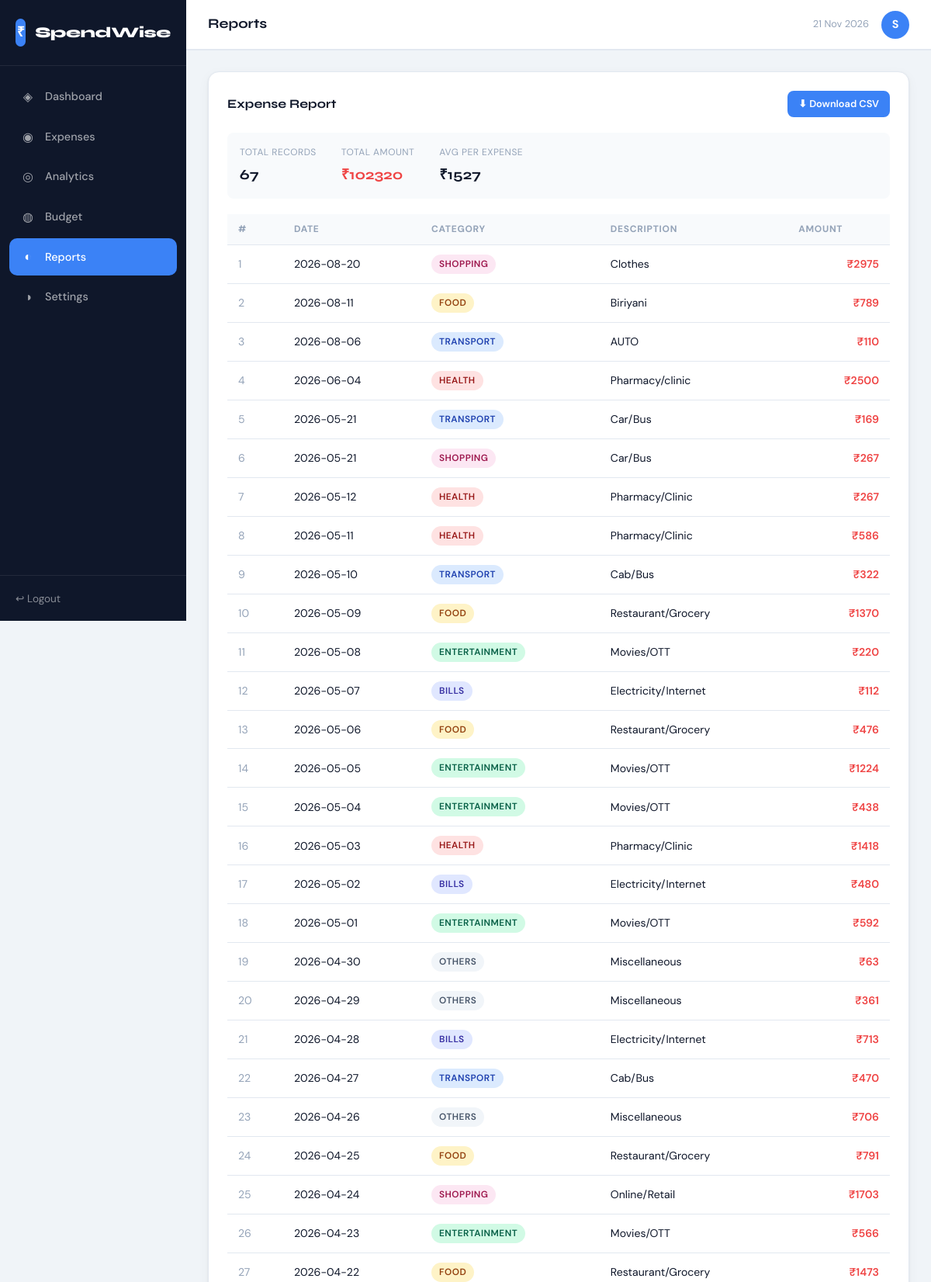
The page /reports (signed in, upper part) on the database its author committed.
### tables this page shows
CREATE TABLE expenses (
            id INTEGER PRIMARY KEY AUTOINCREMENT,
            user_id INTEGER NOT NULL,
            amount REAL NOT NULL,
            category TEXT NOT NULL,
            date TEXT NOT NULL,
            description TEXT,
            is_recurring INTEGER DEFAULT 0,
            FOREIGN KEY(user_id) REFERENCES users(id)
        );

### app.py (the view)
@app.route('/reports')
@login_required
def reports():
    uid = session['user_id']
    conn = get_db()
    rows = conn.execute('SELECT * FROM expenses WHERE user_id=? ORDER BY date DESC', (uid,)).fetchall()
    conn.close()
    return render_template('reports.html', expenses=rows)

### app.py (called while the page is built)
def get_db():
    conn = sqlite3.connect(DB_PATH)
    conn.row_factory = sqlite3.Row
    return conn

def login_required(f):
    @wraps(f)
    def decorated(*args, **kwargs):
        if 'user_id' not in session:
            return redirect(url_for('login'))
        return f(*args, **kwargs)
    return decorated

@app.context_processor
def inject_now():
    return {'now': datetime.now()}

### templates/reports.html (shortened to what this page needs)
{% extends 'layout.html' %}
{% block page_title %}Reports{% endblock %}
{% block content %}
<div class="reports-page">
  <div class="panel">
    <div class="panel-header">
      <span>Expense Report</span>
      <div class="panel-actions">
        <a href="{{ url_for('export_csv') }}" class="btn btn-sm btn-primary">⬇ Download CSV</a>
      </div>
    </div>
    <div class="report-summary">
      <div class="rstat"><span>Total Records</span><strong>{{ expenses|length }}</strong></div>
      <div class="rstat"><span>Total Amount</span><strong class="text-danger">₹{{ "%.0f"|format(expenses|sum(attribute='amount')) }}</strong></div>
      <div class="rstat"><span>Avg per Expense</span>
        <strong>₹{{ "%.0f"|format(expenses|sum(attribute='amount') / expenses|length) if expenses else 0 }}</strong>
      </div>
    </div>
    <div class="table-wrap">
      <table class="data-table">
        <thead><tr><th>#</th><th>Date</th><th>Category</th><th>Description</th><th>Amount</th></tr></thead>
        <tbody>
          {% for e in expenses %}
          <tr>
            <td class="text-muted">{{ loop.index }}</td>
            <td>{{ e.date }}</td>
            <td><span class="cat-badge cat-{{ e.category|lower }}">{{ e.category }}</span></td>
            <td>{{ e.description or '—' }}</td>
            <td class="text-right text-danger fw-600">₹{{ "%.0f"|format(e.amount) }}</td>
          </tr>
          {% else %}
          <tr><td colspan="5" class="empty-row">No data.</td></tr>
          {% endfor %}
        </tbody>
      </table>
    </div>
  </div>
</div>
{% endblock %}

### static/css/style.css (style rules this page uses)
:root { --bg: #f0f4f8; --surface: #ffffff; --surface2: #f8fafc; --border: #e2e8f0; --primary: #3b82f6; --primary-dark: #2563eb; --primary-light: #eff6ff; --success: #22c55e; --success-light: #f0fdf4; --warning: #f59e0b; --warning-light: #fffbeb; --danger: #ef4444; --danger-light: #fef2f2; --purple: #8b5cf6; --purple-light: #f5f3ff; --text: #0f172a; --text-2: #475569; --text-3: #94a3b8; --sidebar-w: 240px; --topbar-h: 64px; --radius: 14px; --radius-sm: 8px; --shadow: 0 1px 3px rgba(0,0,0,.06), 0 4px 16px rgba(0,0,0,.04); --shadow-md: 0 4px 12px rgba(0,0,0,.08), 0 8px 32px rgba(0,0,0,.06); --font-display: 'Syne', sans-serif; --font-body: 'DM Sans', sans-serif; }
*, *::before, *::after { box-sizing: border-box; margin: 0; padding: 0; }
body { font-family: var(--font-body); background: var(--bg); color: var(--text); min-height: 100vh; line-height: 1.6; }
a { color: var(--primary); text-decoration: none; }
.panel { background: var(--surface); border-radius: var(--radius); box-shadow: var(--shadow); border: 1px solid var(--border); padding: 24px; animation: fadeUp .3s ease; }
.panel-header { display: flex; align-items: center; justify-content: space-between; margin-bottom: 20px; gap: 8px; }
.panel-header > span:first-child { font-family: var(--font-display); font-size: 1rem; font-weight: 700; }
.panel-actions { display: flex; gap: 8px; }
.table-wrap { overflow-x: auto; }
.data-table { width: 100%; border-collapse: collapse; font-size: .88rem; }
.data-table th { text-align: left; padding: 10px 14px; background: var(--surface2); border-bottom: 1px solid var(--border); font-size: .75rem; text-transform: uppercase; letter-spacing: .06em; color: var(--text-3); }
.data-table td { padding: 12px 14px; border-bottom: 1px solid var(--border); vertical-align: middle; }
.text-right { text-align: right; }
.text-danger { color: var(--danger); }
.text-muted { color: var(--text-3); }
.fw-600 { font-weight: 600; }
.cat-badge { display: inline-block; padding: 3px 10px; border-radius: 20px; font-size: .74rem; font-weight: 600; text-transform: uppercase; letter-spacing: .04em; }
.cat-food { background: #fef3c7; color: #92400e; }
.cat-transport { background: #dbeafe; color: #1e40af; }
.cat-shopping { background: #fce7f3; color: #9d174d; }
.cat-bills { background: #e0e7ff; color: #3730a3; }
.cat-entertainment { background: #d1fae5; color: #065f46; }
.cat-health { background: #fee2e2; color: #991b1b; }
.cat-others { background: #f1f5f9; color: #475569; }
.btn { display: inline-flex; align-items: center; justify-content: center; padding: 11px 22px; border-radius: var(--radius-sm); border: none; font-size: .88rem; font-weight: 600; cursor: pointer; transition: all .15s ease; text-decoration: none; }
.btn-primary { background: var(--primary); color: #fff; }
.btn-sm { padding: 7px 14px; font-size: .8rem; }
.report-summary { display: flex; gap: 32px; margin-bottom: 20px; padding: 16px; background: var(--surface2); border-radius: var(--radius-sm); }
.rstat { display: flex; flex-direction: column; gap: 4px; }
.rstat span { font-size: .75rem; color: var(--text-3); text-transform: uppercase; letter-spacing: .04em; }
.rstat strong { font-family: var(--font-display); font-size: 1.15rem; font-weight: 700; }

### rows shown on the page
expenses: date "2026-08-20", category "SHOPPING", description "Clothes", amount "2975"
expenses: date "2026-08-11", category "FOOD", description "Biriyani", amount "789"
expenses: date "2026-08-06", category "TRANSPORT", description "AUTO", amount "110"
expenses: date "2026-06-04", category "HEALTH", description "Pharmacy/clinic", amount "2500"
expenses: date "2026-05-21", category "TRANSPORT", description "Car/Bus", amount "169"
expenses: date "2026-05-21", category "SHOPPING", description "Car/Bus", amount "267"
expenses: date "2026-05-12", category "HEALTH", description "Pharmacy/Clinic", amount "267"
expenses: date "2026-05-11", category "HEALTH", description "Pharmacy/Clinic", amount "586"
expenses: date "2026-05-10", category "TRANSPORT", description "Cab/Bus", amount "322"
expenses: date "2026-05-09", category "FOOD", description "Restaurant/Grocery", amount "1370"
expenses: date "2026-05-08", category "ENTERTAINMENT", description "Movies/OTT", amount "220"
expenses: date "2026-05-07", category "BILLS", description "Electricity/Internet", amount "112"
expenses: date "2026-05-06", category "FOOD", description "Restaurant/Grocery", amount "476"
expenses: date "2026-05-05", category "ENTERTAINMENT", description "Movies/OTT", amount "1224"
expenses: date "2026-05-04", category "ENTERTAINMENT", description "Movies/OTT", amount "438"
expenses: date "2026-05-03", category "HEALTH", description "Pharmacy/Clinic", amount "1418"
expenses: date "2026-05-02", category "BILLS", description "Electricity/Internet", amount "480"
expenses: date "2026-05-01", category "ENTERTAINMENT", description "Movies/OTT", amount "592"
expenses: date "2026-04-30", category "OTHERS", description "Miscellaneous", amount "63"
expenses: date "2026-04-29", category "OTHERS", description "Miscellaneous", amount "361"
expenses: date "2026-04-28", category "BILLS", description "Electricity/Internet", amount "713"
expenses: date "2026-04-27", category "TRANSPORT", description "Cab/Bus", amount "470"
expenses: date "2026-04-26", category "OTHERS", description "Miscellaneous", amount "706"
expenses: date "2026-04-25", category "FOOD", description "Restaurant/Grocery", amount "791"
expenses: date "2026-04-24", category "SHOPPING", description "Online/Retail", amount "1703"
expenses: date "2026-04-23", category "ENTERTAINMENT", description "Movies/OTT", amount "566"
expenses: date "2026-04-22", category "FOOD", description "Restaurant/Grocery", amount "1473"

### other values the page prints
{{ session.get('user_name','User')[0].upper() }} "S"
{{ expenses|length }} "67"
{{ "%.0f"|format(expenses|sum(attribute='amount')) }} "102320"
